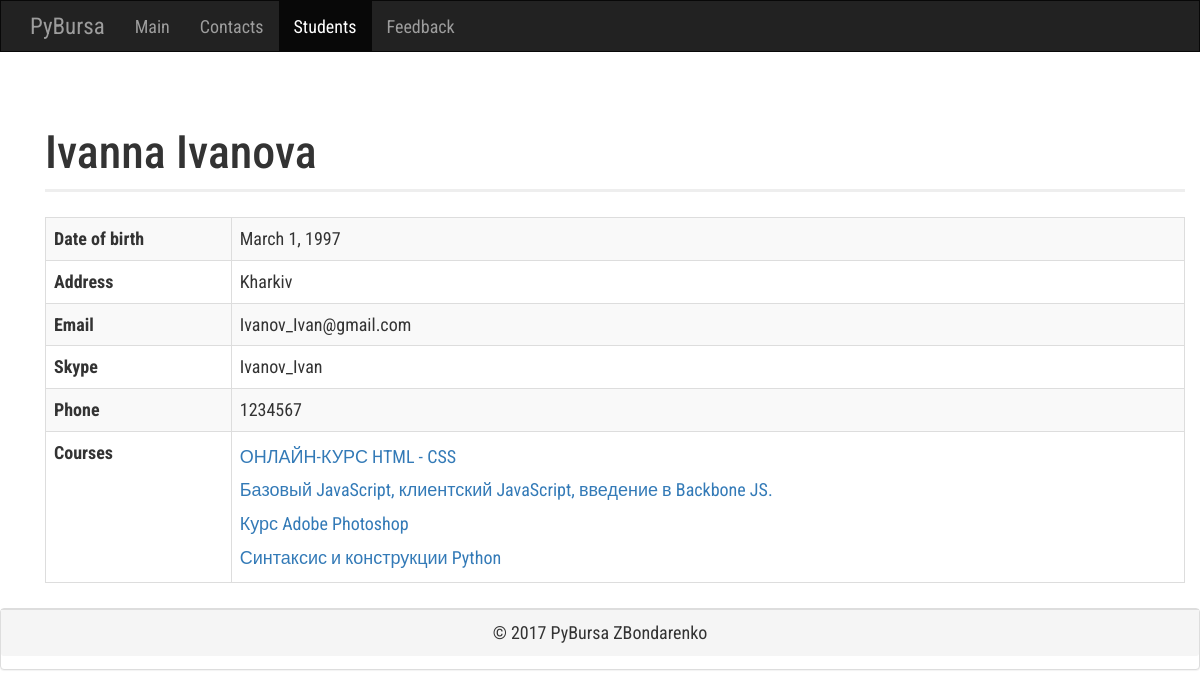
The app's page /students/1/ with its own data.
### students/models.py (models this page shows, shortened)
class Student(models.Model):
	name = models.CharField('Имя', max_length=50)   # имя
	surname = models.CharField('Фамилия', max_length=50)  # фамилия
	date_of_birth = models.DateField('Дата рождения')# дата рождения
	email = models.EmailField('e-mail')
	phone = models.CharField('Телефон', max_length=20)# телефон
	address = models.CharField('Адрес', max_length=200) # адрес
	skype = models.CharField('skype', max_length=20)
	courses = models.ManyToManyField(Course) # курсы, на которых учится студент
	def get_courses(self):
	    return self.courses.all()

### courses/models.py (models this page shows, shortened)
class Course(models.Model):
	name = models.CharField('Название',max_length=200)
	short_description = models.CharField('Кратное описание',max_length=200)
	description = models.TextField('Детальная информация')
	coach = models.ForeignKey(Coach, null = True, blank = True, related_name='coach_courses')
	assistant = models.ForeignKey(Coach, null = True, blank = True, related_name='assistant_courses')

### students/views.py (the view)
# urls.py: url(r'^(?P<pk>\d+)/$', views.StudentDetailView.as_view(), name='detail'),
class StudentDetailView(DetailView):
	model = Student
	def get_context_data(self, **kwargs):
		context = super().get_context_data(**kwargs)
		logger.debug("Students detail view has been debugged!")
		logger.info("Logger of students detail view informs you!")
		logger.warning("Logger of students detail view warns you!")
		logger.error("Students detail view went wrong!")
		context['title'] = "Student detailed info"
		return context

### templates/students/student_detail.html (shortened to what this page needs)
{% extends "base.html" %}
{% block nav_class_student %}active{% endblock nav_class_student %}
{% block content %}
{% load static %}
    <div class="page-content">
        <div class="container">
            <h1 class="page-header">{{ student.name }} {{ student.surname }}</h1>
            <div class="table-responsive">
                <table class="table table-bordered table-striped">
                    <tr>
                        <th>Date of birth</th>
                        <td>{{ student.date_of_birth }}</td>
                    </tr>
                    <tr>
                        <th>Address</th>
                        <td>{{ student.address }}</td>
                    </tr>
                    <tr>
                        <th>Email</th>
                        <td>{{ student.email }}</td>
                    </tr>
                    <tr>
                        <th>Skype</th>
                        <td>{{ student.skype }}</td>
                    </tr>
                    <tr>
                        <th>Phone</th>
                        <td>{{ student.phone }}</td>
                    </tr>
                    <tr>
                        <th>Courses</th>
                        <td>
                            {% for course in student.get_courses %}
                                <ul>
                                    <li><a href="{% url 'courses:detail' course.id %}">{{ course.name }}</a></li>
                                </ul>
                            {% endfor %}
                        </td>
                    </tr>
                </table>
            </div>
        </div>
    </div>
{% endblock content %}

### static/css/style.css (style rules this page uses)
.page-header { border-width: 3px; }
.table ul { margin: 0; padding: 0; list-style: none; }
.table ul li { padding: 4px 0; }

### records on screen
Student: name "Ivanna", surname "Ivanova", date_of_birth "March 1, 1997", address "Kharkiv", email "Ivanov_Ivan@gmail.com", skype "Ivanov_Ivan", phone "1234567"
Course: name "ОНЛАЙН-КУРС HTML - CSS"
Course: name "Базовый JavaScript, клиентский JavaScript, введение в Backbone JS."
Course: name "Курс Adobe Photoshop"
Course: name "Синтаксис и конструкции Python"
